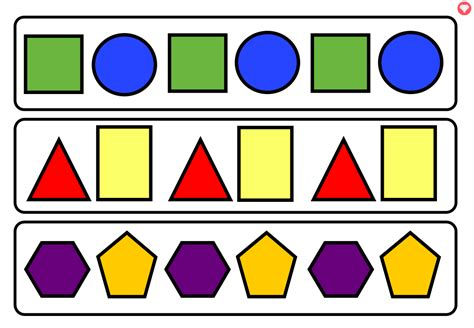
#> input picture Assignment-3/A3_Q5/capture.jpeg, 474 x 328 px
$ jupyter execute A3_Q5.ipynb
#> lines starting #> are read from the running program, lines starting #| are printed output that depends on the picture; after the words box and inside, x2 and y2 are one past the last pixel; in counts of white or black regions, pixels touching at a corner belong together
Question 5

Run the feature-based matching object detection on the images from problem (1).

[cell 1]
import cv2
import numpy as np
from pathlib import Path
import matplotlib.pyplot as plt

[cell 2]
# [40 lines of commented-out code are left out]

[cell 3]
# a few images i took with my oakd lite color camera
# and cropped to get the obects in frame

# total scene
img = cv2.imread("capture.jpeg")
#> img is the input picture: shape (328, 474, 3); mean B, G, R 175.4, 185.8, 193.9
cv2.imshow("captured image", img)
cv2.waitKey(1000)
cv2.destroyAllWindows()

# objects
pattern1 = cv2.imread("pattern-1.png")
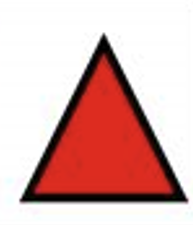
#> input picture Assignment-3/A3_Q5/pattern-1.png, 193 x 225 px
#> pattern1 is the input picture: shape (225, 193, 3); mean B, G, R 177.7, 180.4, 220
pattern2 = cv2.imread("pattern-2.png")
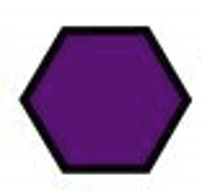
#> input picture Assignment-3/A3_Q5/pattern-2.png, 201 x 196 px
#> pattern2 is the input picture: shape (196, 201, 3); mean B, G, R 173.5, 138.1, 164.1

cv2.imshow("pattern 1", pattern1)
cv2.waitKey(1000)
cv2.destroyAllWindows()

cv2.imshow("pattern 2", pattern2)
cv2.waitKey(1000)
cv2.destroyAllWindows()

[cell 4]
cv2.destroyAllWindows()

# objects
pattern1 = cv2.imread("pattern-1.png")
pattern2 = cv2.imread("pattern-2.png")

cv2.imshow("pattern 1", pattern1)
cv2.waitKey(1000)
cv2.destroyAllWindows()

cv2.imshow("pattern 2", pattern2)
cv2.waitKey(1000)
cv2.destroyAllWindows()

Feature based Object detection algorithm

[cell 5]
from pathlib import Path

def object_detection(img, template, output_file=""):
#> called with output_file = 'pattern1'
    Path(f"object_detected").mkdir(parents=True, exist_ok=True)

    gray_img = cv2.cvtColor(img, cv2.COLOR_BGR2GRAY)
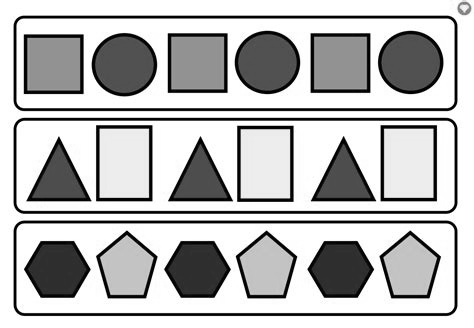
#> gray_img: shape (328, 474); min 0, max 255, mean 187
    gray_temp = cv2.cvtColor(template, cv2.COLOR_BGR2GRAY)

    # Resize template to make it comparable
    h, w = gray_temp.shape
#> h = 225; w = 193
    new_w = int(w * 0.4)  # Reduce width by 20%
#> new_w = 77
    new_h = int(h * 0.4)  # Reduce height by 20%
#> new_h = 90
    resized_temp = cv2.resize(gray_temp, (new_w, new_h))
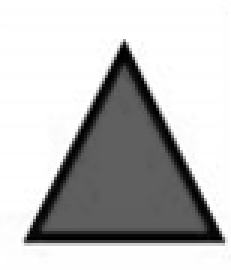
#> resized_temp: shape (90, 77) (shown 3 times larger); min 0, max 255, mean 191.9

    # Feature based obj detection with different method
    method = cv2.TM_CCOEFF_NORMED
    result = cv2.matchTemplate(gray_img, resized_temp, method)
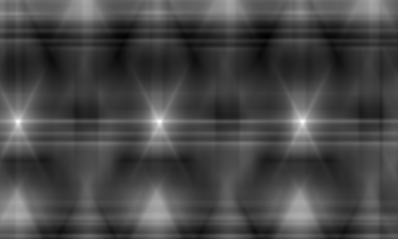
#> result: shape (239, 398) float32; min -0.358, max 0.96, mean 0.00968; drawn with min black and max white

    # Finding the location with maximum score
    min_val, max_val, min_loc, max_loc = cv2.minMaxLoc(result)
#> min_val = -0.358; max_val = 0.96; min_loc = (267, 36); max_loc = (302, 121)
    top_left = max_loc
#> top_left = (302, 121)

    # Adjusting the size of the rectangle
    bottom_right = (top_left[0] + new_w, top_left[1] + new_h)
#> bottom_right = (379, 211)

    # Draw Rectangle
    cv2.rectangle(img, top_left, bottom_right, (0, 255, 0), 2)  # Green rectangle
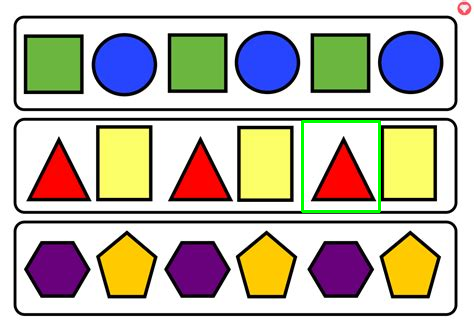
#> img: shape (328, 474, 3); 0.64% of pixels changed, all inside (x1, y1, x2, y2) = (301, 120, 381, 213)

    cv2.imshow("Pattern Match", img)
    cv2.waitKey(1000)

    if output_file:
        cv2.imwrite("object_detected/" + output_file + ".png", img)

    cv2.destroyAllWindows()

[cell 6]
img = cv2.imread("capture.jpeg")

# pattern 1 image detection
object_detection(img, pattern1, "pattern1")

img = cv2.imread("capture.jpeg")

# pattern 2 image detection
object_detection(img, pattern2, "pattern2")
#> call 2 of object_detection, with output_file = 'pattern2'
#> in object_detection (call 2), `gray_temp = cv2.cvtColor(template, cv2.COLOR_BGR2GRAY)`:
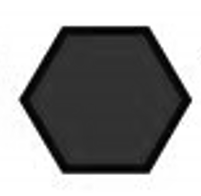
#> gray_temp: shape (196, 201); min 0, max 255, mean 149.9
#> in object_detection (call 2), `resized_temp = cv2.resize(gray_temp, (new_w, new_h))`:
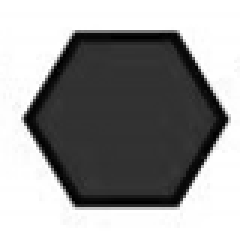
#> resized_temp: shape (78, 80) (shown 3 times larger); min 0, max 255, mean 149.8
#> in object_detection (call 2), `result = cv2.matchTemplate(gray_img, resized_temp, method)`:
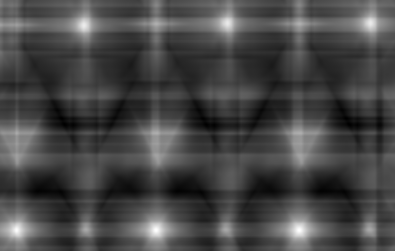
#> result: shape (251, 395) float32; min -0.33, max 0.951, mean 0.0291; drawn with min black and max white
#> in object_detection (call 2), `min_val, max_val, min_loc, max_loc = cv2.minMaxLoc(result)`: min_val = -0.33; max_val = 0.951; min_loc = (61, 118); max_loc = (299, 230)
#> in object_detection (call 2), `bottom_right = (top_left[0] + new_w, top_left[1] + new_h)`: bottom_right = (379, 308)
#> in object_detection (call 2), `cv2.rectangle(img, top_left, bottom_right, (0, 255, 0), 2)`:
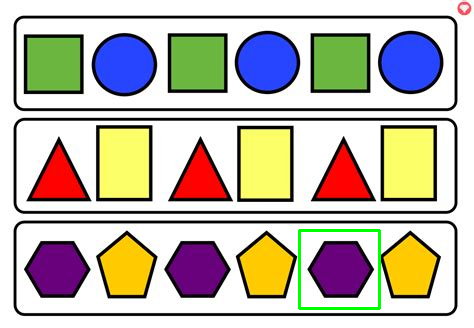
#> img: shape (328, 474, 3); 0.61% of pixels changed, all inside (x1, y1, x2, y2) = (298, 229, 381, 310)
